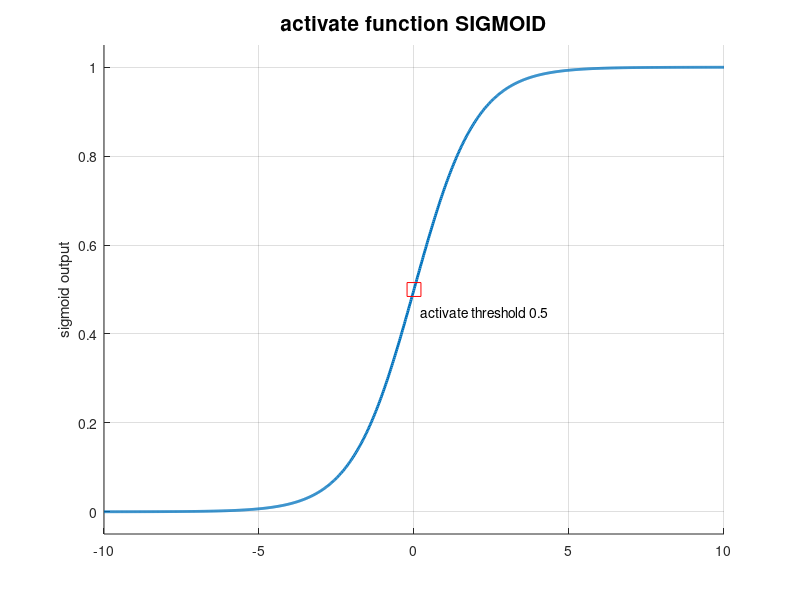

Here is the MATLAB script that generated this plot:
function W01_sigmoid()
  % Octave 4.2.1
  % Author: AlvinYC Chen
  % Date: 2017/03/17
  % Decription: 1. practice Octave 'plot' function(hold/grid/label/title/text)
  %             2. practice Octave subfunction
  %             3. show neural network activat function 'sigmoid'
  close all;  clc;
  x = linspace(-10,10,1000);
  rt = sigmoid(x);

  hold on;
  grid on;
  plot(x,rt,'linewidth',2);
  plot(0,0.5,'marker','square','markersize',10,'color','r');
  ylim([-0.05 1.05]);
  ylabel('sigmoid output');
  title('activate function SIGMOID','fontsize',15);
  text(0.2,0.45, 'activate threshold 0.5');
end

function rt = sigmoid(x)
  rt = 1.0 ./ (1.0 + exp(-x));
end

